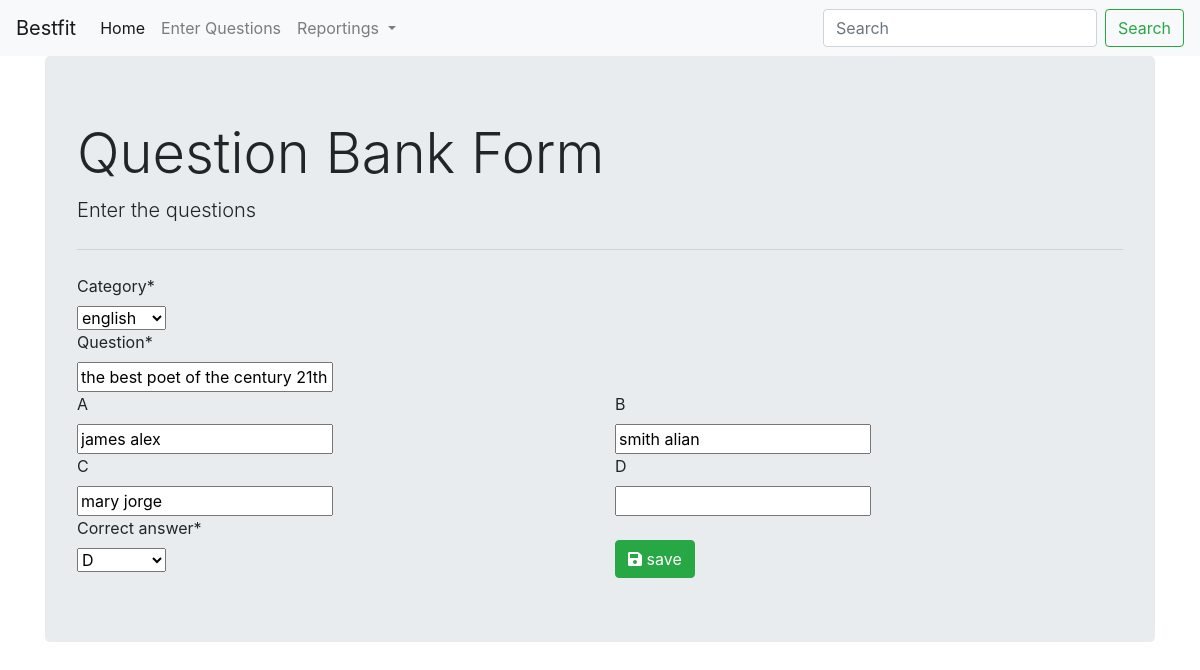
/home/30, run on the app's committed database.
### besfit/models.py (models this page shows)
class questions(models.Model):
    answer_choices=(("A","A"),("B","B"),("C","C"),("D","D"))
    category_type= (
    ("english", "english"), ("urdu", "urdu"), ("math", "math"))
    category=models.CharField(max_length=100,choices=category_type)
    question=models.CharField(max_length=200,default="")
    A=models.CharField(max_length=100,blank=True)
    B = models.CharField(max_length=100,blank=True)
    C = models.CharField(max_length=100,blank=True)
    D = models.CharField(max_length=100,blank=True)
    correct_answer = models.CharField(max_length=2,choices=answer_choices)

### besfit/views.py (the view, shortened to what this page needs)
# urls.py: path('<int:id>',views.enterquestions,name='update_question'),
def enterquestions(request,id=0):
  if request.method=="GET":
      if id==0:
          form = questionbankform()
      else:
          questions_update=questions.objects.get(pk=id)
          form = questionbankform(instance=questions_update)
      return render(request, 'enterquestions.html', {'form': form})

### besfit/questionbankform.py
class questionbankform(forms.ModelForm):
    class Meta:
     model= questions
     fields='__all__'
    def __init__(self,*args,**kwargs):
         super(questionbankform,self).__init__(*args,**kwargs)
         self.fields['category'].empty_label="select"
         self.fields['correct_answer'].empty_label="select"

### besfit/templates/enterquestions.html (shortened to what this page needs)
{% extends 'master.html'%}
{%load crispy_forms_tags%}
{% block contentholder%}
<div class="jumbotron">
  <h1 class="display-4">Question Bank Form</h1>
  <p class="lead">Enter the questions</p>
  <hr class="my-4">
  <form method="post" action="" autocomplete="off" >
 <div class="row">
     <div class="col-md-12">
         {{form.category|as_crispy_field}}
     </div>
 </div>
      <div class="row">
     <div class="col-md-12">
   {{form.question|as_crispy_field}}
     </div>
 </div>
      <div class="row">
          <div class="col-md-6">
         {{form.A|as_crispy_field}}
          </div>
           <div class="col-md-6">
           {{form.B|as_crispy_field}}
          </div>
      </div>
      <div class="row">
          <div class="col-md-6">
          {{form.C|as_crispy_field}}
          </div>
           <div class="col-md-6">
         {{form.D|as_crispy_field}}
          </div>
      </div>
      <div class="row">
          <div class="col-md-6">
         {{form.correct_answer|as_crispy_field}}
          </div>
           <div class="col-md-6">
<br>
               <button type="submit" class="btn btn-success"><i class="fas fa-save"></i> save</button>
          </div>
      </div>
  </form>
</div>
{%endblock%}

### data on the page
questions: category "english", question "the best poet of the century 21th", A "james alex", B "smith alian", C "mary jorge", correct_answer "D"
